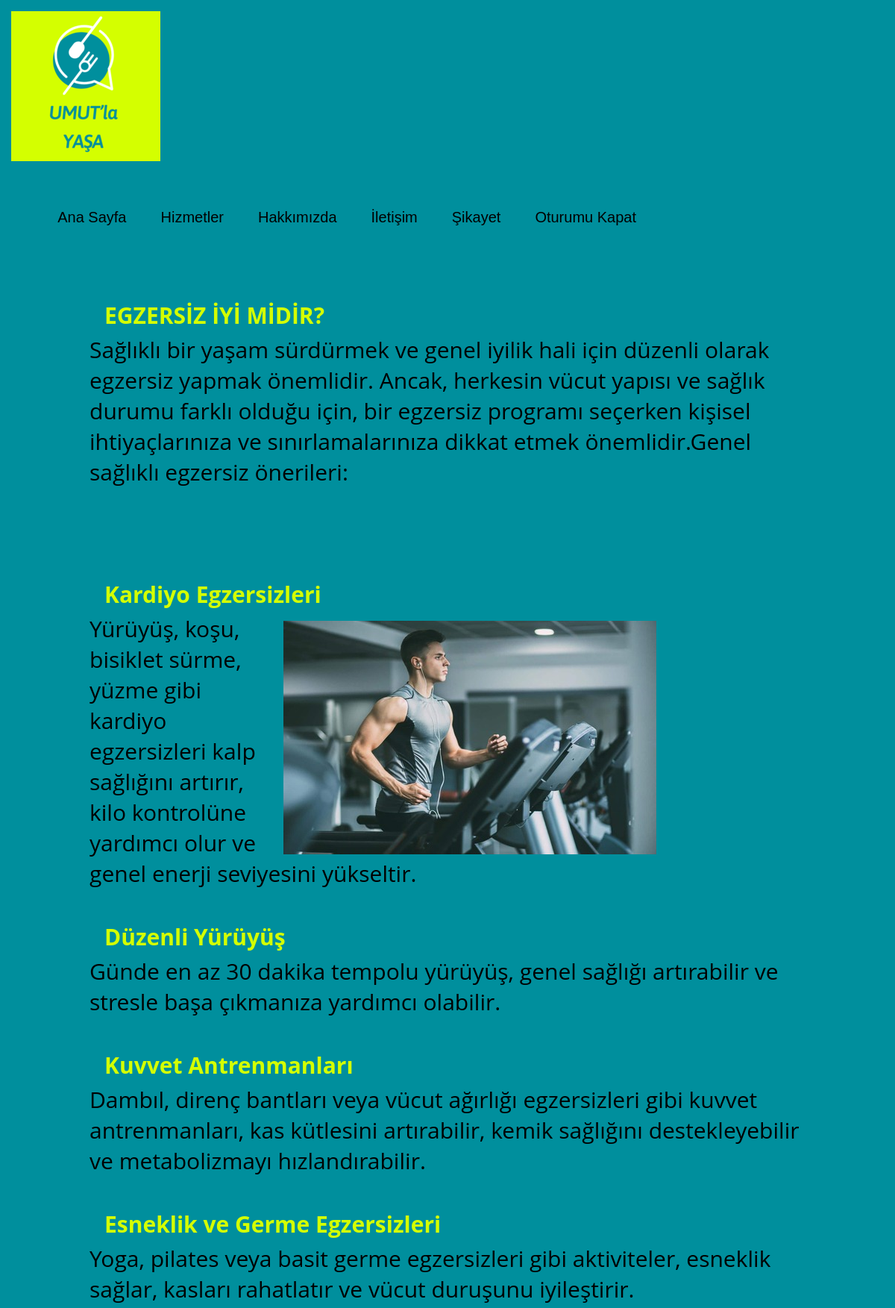
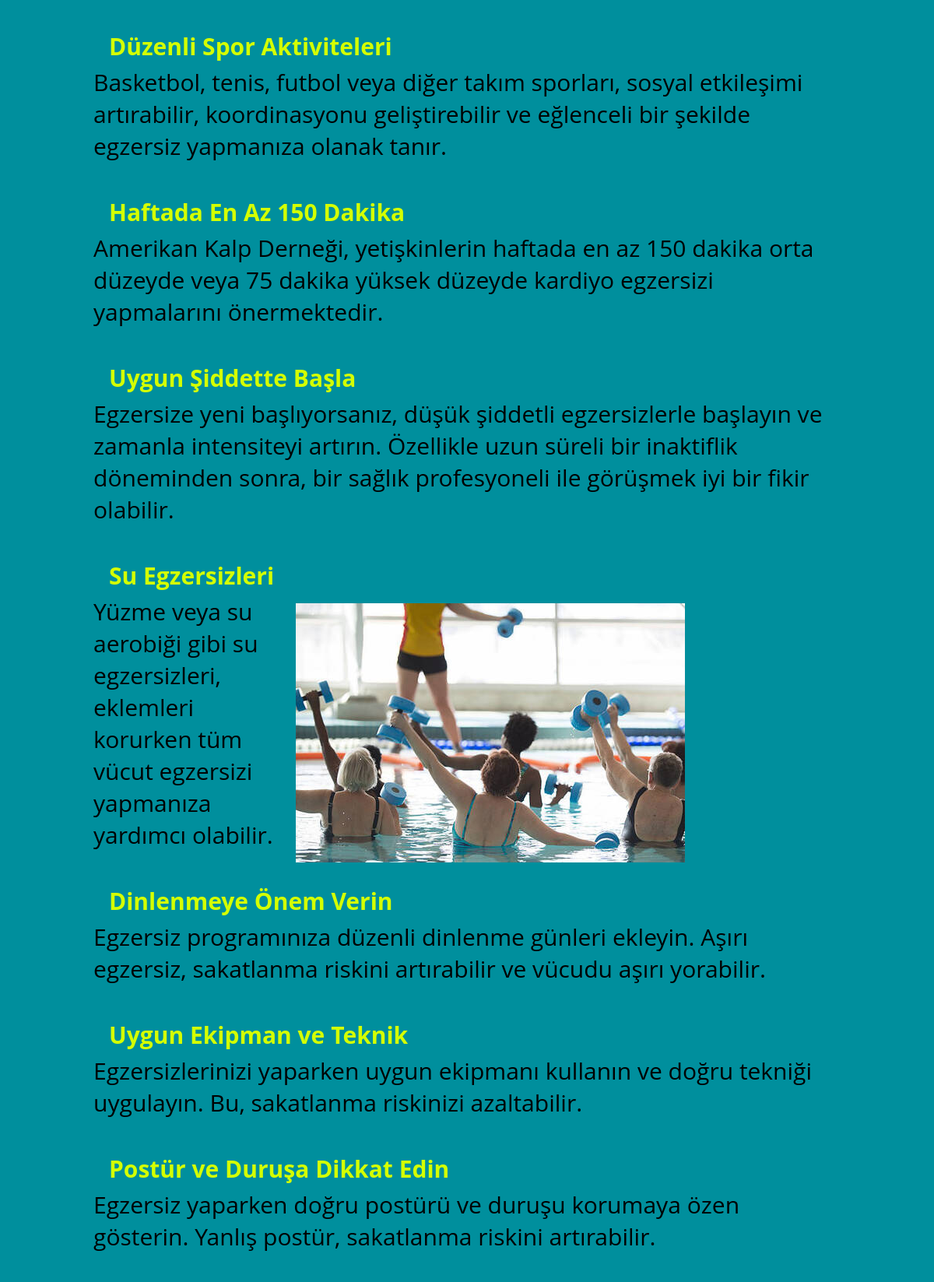
Page /webproject/egzersiz.php (upper part) on the committed database (2 pictures, top to bottom).
### tables this page shows
CREATE TABLE `egzersizsec` (
  `id` int(11) NOT NULL,
  `baslik` varchar(255) NOT NULL,
  `icerik` text NOT NULL
);

### webproject/funcs.php (the view, shortened to what this page needs)
<?php
$menu_items = array(
  'anasayfa.php' => 'Ana Sayfa',
  'hizmetler.php' => 'Hizmetler',
  'hakkimizda.php' => 'Hakkımızda',
  'iletisim.php' => 'İletişim',
  'sikayet.php' => 'Şikayet',
  'logout.php' => 'Oturumu Kapat'
);
function ust_kisim2($title){
  global $menu_items;
  echo '
  <!DOCTYPE html>
  <html lang="en">
  <head>
    <meta charset="UTF-8">
    <meta name="viewport" content="width=device-width, initial-scale=1.0">
    <title>'.$title. '</title>
    <link rel="stylesheet" href="stilim.css">
  </head>
  <body>
    <div class="container2">
      <div class="navbar">
        <div class="logo">
          <a href="anasayfa.php">
            <img src="resimler/logo1.png" alt="Logo">
          </a>
        </div>
        <ul>';
        foreach ($menu_items as $link => $label) {
          echo '<li><a href="' . $link . '" ' . (suAnkiSayfa($link)  ? 'class="active"' : '') . '>' . $label . '</a></li>';
        }
        echo '
          </ul>
    </div>';
}
function suAnkiSayfa($sayfaAdi) {
  $suAnkiSayfa = basename($_SERVER['PHP_SELF']);
  return ($suAnkiSayfa == $sayfaAdi);
}
function egzersizsec()
{
  $baglanti = new mysqli("localhost", "root", "", "project");
  $sorgu = "SELECT baslik, icerik FROM egzersizsec";
  $sonuc = $baglanti->query($sorgu);
  echo '<section>';
  while ($row = $sonuc->fetch_assoc()) {
    echo  $row['baslik'];
    echo  $row['icerik'] ;
  }
  echo '</section></div>';
}
?>

### webproject/stilim.css (style rules this page uses)
* { margin: 0; padding: 0; text-decoration: none; font-family: "Open Sans",sans-serif; }
.logo img { float: left; margin: 15px; }
.navbar { overflow: hidden; }
.navbar ul { float: right; margin-top: 20px; margin-right: 27%; }
.navbar ul li { list-style: none; display:inline-block; margin: 0 10px; line-height: 80px; }
.navbar ul li a { color: black; text-decoration: none; font-size: 20px; padding: 6px 13px; font-family: sans-serif; transition: .5s; }
.container2 { background-color: #008f9d; }
.container2 section { margin: 70px 120px 0px 120px; }
.container2 section h1,h2 { margin-left: 20px; padding-bottom: 5px; font-size: 30px; color: #d4ff00; }
.container2 section p { padding-right: 20px; color: #000; font-size: 30px; width: 100%; }
.container2 section img { float: right; margin-top: 10px; margin-right: 200px; }

### rows in the picture
egzersizsec: baslik "EGZERSİZ İYİ MİDİR?", icerik "Sağlıklı bir yaşam sürdürmek ve genel iyilik hali için düzenli olarak egzersiz yapmak önemlidir. Ancak, herkesin vücut yapısı ve sağlık durumu farklı olduğu için, bir egzersiz programı seçerken kişisel ihtiyaçlarınıza ve sınırlamalarınıza dikkat etmek önemlidir.Genel sağlıklı egzersiz önerileri:"
egzersizsec: baslik "Kardiyo Egzersizleri", baslik (picture), icerik "Yürüyüş, koşu, bisiklet sürme, yüzme gibi kardiyo egzersizleri kalp sağlığını artırır, kilo kontrolüne yardımcı olur ve genel enerji seviyesini yükseltir."
egzersizsec: baslik "Düzenli Yürüyüş", icerik "Günde en az 30 dakika tempolu yürüyüş, genel sağlığı artırabilir ve stresle başa çıkmanıza yardımcı olabilir."
egzersizsec: baslik "Kuvvet Antrenmanları", icerik "Dambıl, direnç bantları veya vücut ağırlığı egzersizleri gibi kuvvet antrenmanları, kas kütlesini artırabilir, kemik sağlığını destekleyebilir ve metabolizmayı hızlandırabilir."
egzersizsec: baslik "Esneklik ve Germe Egzersizleri", icerik "Yoga, pilates veya basit germe egzersizleri gibi aktiviteler, esneklik sağlar, kasları rahatlatır ve vücut duruşunu iyileştirir."
egzersizsec: baslik "Düzenli Spor Aktiviteleri", icerik "Basketbol, tenis, futbol veya diğer takım sporları, sosyal etkileşimi artırabilir, koordinasyonu geliştirebilir ve eğlenceli bir şekilde egzersiz yapmanıza olanak tanır."
egzersizsec: baslik "Haftada En Az 150 Dakika", icerik "Amerikan Kalp Derneği, yetişkinlerin haftada en az 150 dakika orta düzeyde veya 75 dakika yüksek düzeyde kardiyo egzersizi yapmalarını önermektedir."
egzersizsec: baslik "Uygun Şiddette Başla", icerik "Egzersize yeni başlıyorsanız, düşük şiddetli egzersizlerle başlayın ve zamanla intensiteyi artırın. Özellikle uzun süreli bir inaktiflik döneminden sonra, bir sağlık profesyoneli ile görüşmek iyi bir fikir olabilir."
egzersizsec: baslik "Su Egzersizleri", baslik (picture), icerik "Yüzme veya su aerobiği gibi su egzersizleri, eklemleri korurken tüm vücut egzersizi yapmanıza yardımcı olabilir."
egzersizsec: baslik "Dinlenmeye Önem Verin", icerik "Egzersiz programınıza düzenli dinlenme günleri ekleyin. Aşırı egzersiz, sakatlanma riskini artırabilir ve vücudu aşırı yorabilir."
egzersizsec: baslik "Uygun Ekipman ve Teknik", icerik "Egzersizlerinizi yaparken uygun ekipmanı kullanın ve doğru tekniği uygulayın. Bu, sakatlanma riskinizi azaltabilir."
egzersizsec: baslik "Postür ve Duruşa Dikkat Edin", icerik "Egzersiz yaparken doğru postürü ve duruşu korumaya özen gösterin. Yanlış postür, sakatlanma riskini artırabilir."

### other values in the picture
$label "Ana Sayfa"
$label "Hizmetler"
$label "Hakkımızda"
$label "İletişim"
$label "Şikayet"
$label "Oturumu Kapat"
